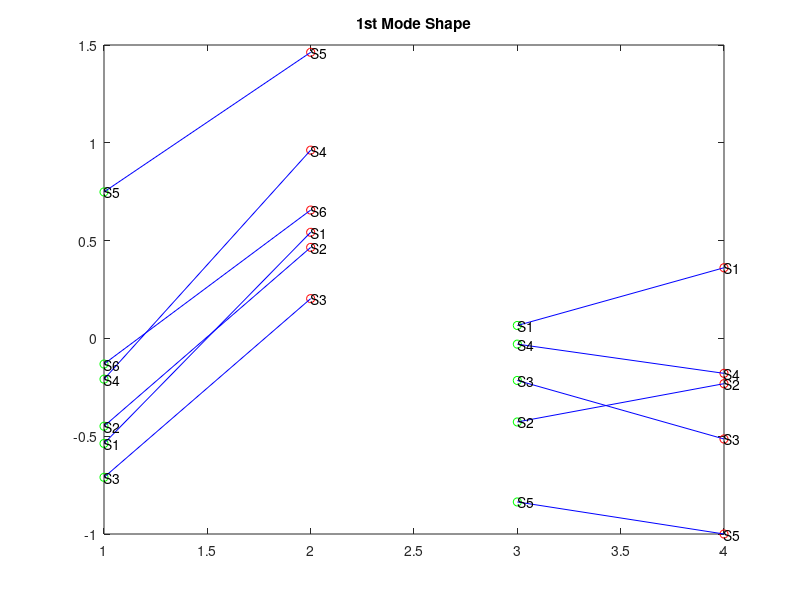
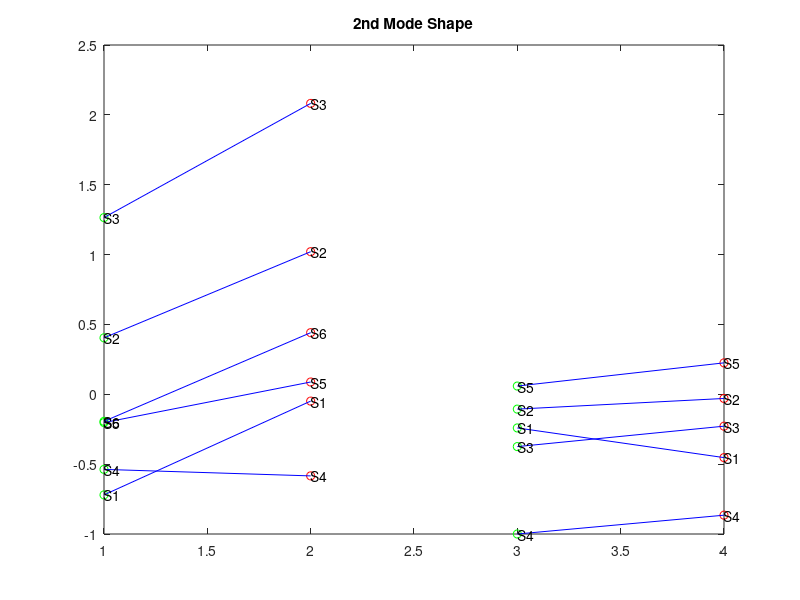
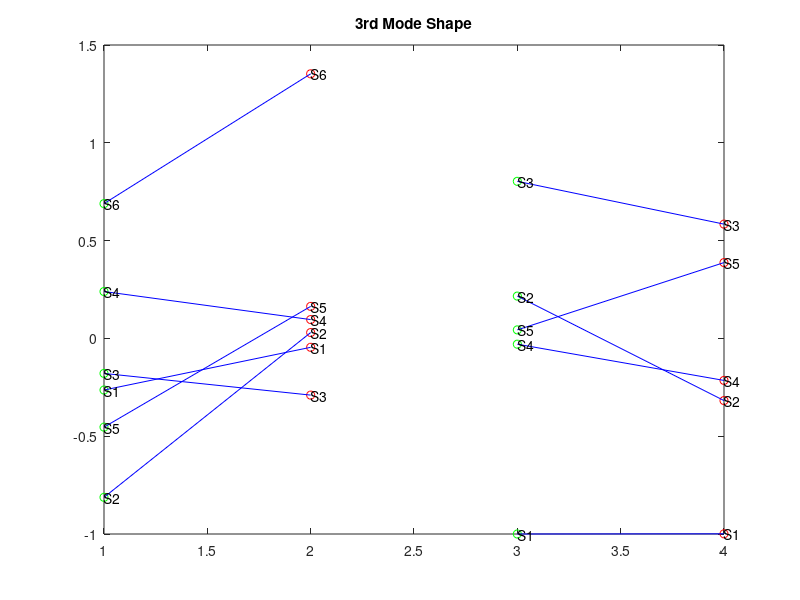
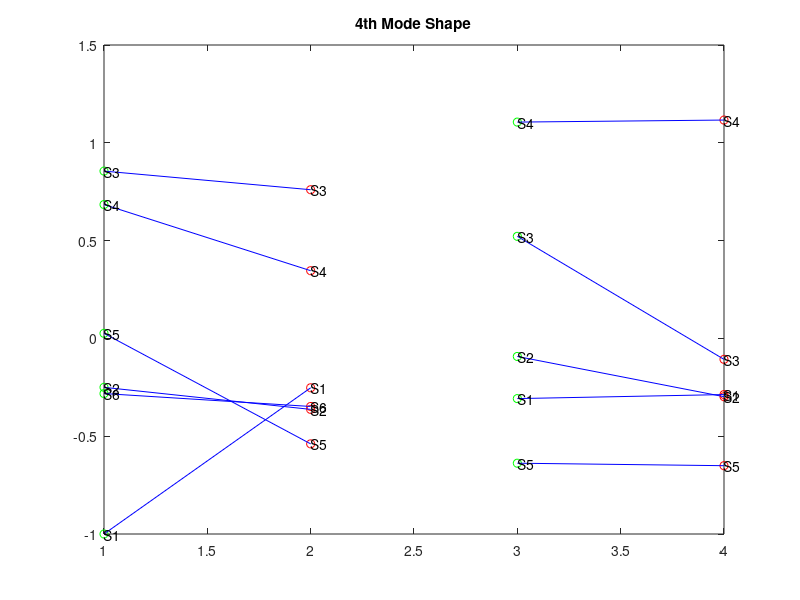

MATLAB code for these plots, in order:
function [a_g1,a_g2,a_g3,a_g4]=scores_clustering

Respath='C:\Users\matin\PHD\WORK\2ND YEAR\PCA_PIPELINE\Pipeline\PCA\OUTPUTS\';
cd(Respath);
load("PCA_results_MLvsOVX_Registered.mat")
Inputpath='C:\Users\matin\PHD\WORK\2ND YEAR\PCA_PIPELINE\Pipeline\PCA\MAIN\';
cd(Inputpath)
load("PCAinput_MLvsOVX.mat")

%% Normalize over the percentage explained
cum_var=cumsum(latent)/sum(latent);
Mvar(1)=cum_var(1);
for i=2:size(coeff,2)
        Mvar(i)=cum_var(i)-cum_var(i-1);
end
%score=-score./repmat(Mvar,[22,1]);
smax=max(score);
score=-score./smax;


a_g1=score(1:6,:);muA_g1=mean(a_g1);
a_g2=score(7:12,:);muA_g2=mean(a_g2);
a_g3=score(13:17,:);muA_g3=mean(a_g3);
a_g4=score(18:22,:);muA_g4=mean(a_g4);

g1=[1 1 1 1 1 1];
g2=[2 2 2 2 2 2];
g3=[3 3 3 3 3];
g4=[4 4 4 4 4];

[MaxCoef,Loc3D]=max(abs(coeff(:,1:7)));
plot_scores(a_g1,a_g2,a_g3,a_g4,g1,g2,g3,g4);

end

function plot_scores(a_g1,a_g2,a_g3,a_g4,g1,g2,g3,g4)
figure()
plot(g1,a_g1(:,1),'go');hold on;
plot(g2,a_g2(:,1),'ro');hold on;
plot(g3,a_g3(:,1),'go');hold on;
plot(g4,a_g4(:,1),'ro');hold on;
t1_2=[1 2];
a1m1t1_2=[a_g1(1,1) a_g2(1,1)];a1m2t1_2=[a_g1(2,1) a_g2(2,1)];a1m3t1_2=[a_g1(3,1) a_g2(3,1)];
a1m4t1_2=[a_g1(4,1) a_g2(4,1)];a1m5t1_2=[a_g1(5,1) a_g2(5,1)];a1m6t1_2=[a_g1(6,1) a_g2(6,1)];
plot(t1_2,a1m1t1_2,'b-');hold on;text(t1_2,a1m1t1_2,'S1');
plot(t1_2,a1m2t1_2,'b-');hold on;text(t1_2,a1m2t1_2,'S2');
plot(t1_2,a1m3t1_2,'b-');hold on;text(t1_2,a1m3t1_2,'S3');
plot(t1_2,a1m4t1_2,'b-');hold on;text(t1_2,a1m4t1_2,'S4');
plot(t1_2,a1m5t1_2,'b-');hold on;text(t1_2,a1m5t1_2,'S5');
plot(t1_2,a1m6t1_2,'b-');hold on;text(t1_2,a1m6t1_2,'S6');
t3_4=[3 4];
a1m1t3_4=[a_g3(1,1) a_g4(1,1)];a1m2t3_4=[a_g3(2,1) a_g4(2,1)];a1m3t3_4=[a_g3(3,1) a_g4(3,1)];
a1m4t3_4=[a_g3(4,1) a_g4(4,1)];a1m5t3_4=[a_g3(5,1) a_g4(5,1)];
plot(t3_4,a1m1t3_4,'b-');hold on;text(t3_4,a1m1t3_4,'S1');
plot(t3_4,a1m2t3_4,'b-');hold on;text(t3_4,a1m2t3_4,'S2');
plot(t3_4,a1m3t3_4,'b-');hold on;text(t3_4,a1m3t3_4,'S3');
plot(t3_4,a1m4t3_4,'b-');hold on;text(t3_4,a1m4t3_4,'S4');
plot(t3_4,a1m5t3_4,'b-');text(t3_4,a1m5t3_4,'S5');
title('1st Mode Shape')
figure()
plot(g1,a_g1(:,2),'go');hold on;
plot(g2,a_g2(:,2),'ro');hold on;
plot(g3,a_g3(:,2),'go');hold on;
plot(g4,a_g4(:,2),'ro');hold on;
t1_2=[1 2];
a2m1t1_2=[a_g1(1,2) a_g2(1,2)];a2m2t1_2=[a_g1(2,2) a_g2(2,2)];a2m3t1_2=[a_g1(3,2) a_g2(3,2)];
a2m4t1_2=[a_g1(4,2) a_g2(4,2)];a2m5t1_2=[a_g1(5,2) a_g2(5,2)];a2m6t1_2=[a_g1(6,2) a_g2(6,2)];
plot(t1_2,a2m1t1_2,'b-');hold on;text(t1_2,a2m1t1_2,'S1');
plot(t1_2,a2m2t1_2,'b-');hold on;text(t1_2,a2m2t1_2,'S2');
plot(t1_2,a2m3t1_2,'b-');hold on;text(t1_2,a2m3t1_2,'S3');
plot(t1_2,a2m4t1_2,'b-');hold on;text(t1_2,a2m4t1_2,'S4');
plot(t1_2,a2m5t1_2,'b-');hold on;text(t1_2,a2m5t1_2,'S5');
plot(t1_2,a2m6t1_2,'b-');hold on;text(t1_2,a2m6t1_2,'S6');
t3_4=[3 4];
a2m1t3_4=[a_g3(1,2) a_g4(1,2)];a2m2t3_4=[a_g3(2,2) a_g4(2,2)];a2m3t3_4=[a_g3(3,2) a_g4(3,2)];
a2m4t3_4=[a_g3(4,2) a_g4(4,2)];a2m5t3_4=[a_g3(5,2) a_g4(5,2)];
plot(t3_4,a2m1t3_4,'b-');hold on;text(t3_4,a2m1t3_4,'S1');
plot(t3_4,a2m2t3_4,'b-');hold on;text(t3_4,a2m2t3_4,'S2');
plot(t3_4,a2m3t3_4,'b-');hold on;text(t3_4,a2m3t3_4,'S3');
plot(t3_4,a2m4t3_4,'b-');hold on;text(t3_4,a2m4t3_4,'S4');
plot(t3_4,a2m5t3_4,'b-');text(t3_4,a2m5t3_4,'S5');
title('2nd Mode Shape')
figure()
plot(g1,a_g1(:,3),'go');hold on;
plot(g2,a_g2(:,3),'ro');hold on;
plot(g3,a_g3(:,3),'go');hold on;
plot(g4,a_g4(:,3),'ro');
t1_2=[1 2];
a3m1t1_2=[a_g1(1,3) a_g2(1,3)];a3m2t1_2=[a_g1(2,3) a_g2(2,3)];a3m3t1_2=[a_g1(3,3) a_g2(3,3)];
a3m4t1_2=[a_g1(4,3) a_g2(4,3)];a3m5t1_2=[a_g1(5,3) a_g2(5,3)];a3m6t1_2=[a_g1(6,3) a_g2(6,3)];
plot(t1_2,a3m1t1_2,'b-');hold on;text(t1_2,a3m1t1_2,'S1');
plot(t1_2,a3m2t1_2,'b-');hold on;text(t1_2,a3m2t1_2,'S2');
plot(t1_2,a3m3t1_2,'b-');hold on;text(t1_2,a3m3t1_2,'S3');
plot(t1_2,a3m4t1_2,'b-');hold on;text(t1_2,a3m4t1_2,'S4');
plot(t1_2,a3m5t1_2,'b-');hold on;text(t1_2,a3m5t1_2,'S5');
plot(t1_2,a3m6t1_2,'b-');hold on;text(t1_2,a3m6t1_2,'S6');
t3_4=[3 4];
a3m1t3_4=[a_g3(1,3) a_g4(1,3)];a3m2t3_4=[a_g3(2,3) a_g4(2,3)];a3m3t3_4=[a_g3(3,3) a_g4(3,3)];
a3m4t3_4=[a_g3(4,3) a_g4(4,3)];a3m5t3_4=[a_g3(5,3) a_g4(5,3)];
plot(t3_4,a3m1t3_4,'b-');hold on;text(t3_4,a3m1t3_4,'S1');
plot(t3_4,a3m2t3_4,'b-');hold on;text(t3_4,a3m2t3_4,'S2');
plot(t3_4,a3m3t3_4,'b-');hold on;text(t3_4,a3m3t3_4,'S3');
plot(t3_4,a3m4t3_4,'b-');hold on;text(t3_4,a3m4t3_4,'S4');
plot(t3_4,a3m5t3_4,'b-');text(t3_4,a3m5t3_4,'S5');
title('3rd Mode Shape')
figure()
plot(g1,a_g1(:,4),'go');hold on;
plot(g2,a_g2(:,4),'ro');hold on;
plot(g3,a_g3(:,4),'go');hold on;
plot(g4,a_g4(:,4),'ro');
t1_2=[1 2];
a4m1t1_2=[a_g1(1,4) a_g2(1,4)];a4m2t1_2=[a_g1(2,4) a_g2(2,4)];a4m3t1_2=[a_g1(3,4) a_g2(3,4)];
a4m4t1_2=[a_g1(4,4) a_g2(4,4)];a4m5t1_2=[a_g1(5,4) a_g2(5,4)];a4m6t1_2=[a_g1(6,4) a_g2(6,4)];
plot(t1_2,a4m1t1_2,'b-');hold on;text(t1_2,a4m1t1_2,'S1');
plot(t1_2,a4m2t1_2,'b-');hold on;text(t1_2,a4m2t1_2,'S2');
plot(t1_2,a4m3t1_2,'b-');hold on;text(t1_2,a4m3t1_2,'S3');
plot(t1_2,a4m4t1_2,'b-');hold on;text(t1_2,a4m4t1_2,'S4');
plot(t1_2,a4m5t1_2,'b-');hold on;text(t1_2,a4m5t1_2,'S5');
plot(t1_2,a4m6t1_2,'b-');hold on;text(t1_2,a4m6t1_2,'S6');
t3_4=[3 4];
a4m1t3_4=[a_g3(1,4) a_g4(1,4)];a4m2t3_4=[a_g3(2,4) a_g4(2,4)];a4m3t3_4=[a_g3(3,4) a_g4(3,4)];
a4m4t3_4=[a_g3(4,4) a_g4(4,4)];a4m5t3_4=[a_g3(5,4) a_g4(5,4)];
plot(t3_4,a4m1t3_4,'b-');hold on;text(t3_4,a4m1t3_4,'S1');
plot(t3_4,a4m2t3_4,'b-');hold on;text(t3_4,a4m2t3_4,'S2');
plot(t3_4,a4m3t3_4,'b-');hold on;text(t3_4,a4m3t3_4,'S3');
plot(t3_4,a4m4t3_4,'b-');hold on;text(t3_4,a4m4t3_4,'S4');
plot(t3_4,a4m5t3_4,'b-');text(t3_4,a4m5t3_4,'S5');
title('4th Mode Shape')
figure()
plot(g1,a_g1(:,5),'go');hold on;
plot(g2,a_g2(:,5),'ro');hold on;
plot(g3,a_g3(:,5),'go');hold on;
plot(g4,a_g4(:,5),'ro');
t1_2=[1 2];
a5m1t1_2=[a_g1(1,5) a_g2(1,5)];a5m2t1_2=[a_g1(2,5) a_g2(2,5)];a5m3t1_2=[a_g1(3,5) a_g2(3,5)];
a5m4t1_2=[a_g1(4,5) a_g2(4,5)];a5m5t1_2=[a_g1(5,5) a_g2(5,5)];a5m6t1_2=[a_g1(6,5) a_g2(6,5)];
plot(t1_2,a5m1t1_2,'b-');hold on;text(t1_2,a5m1t1_2,'S1');
plot(t1_2,a5m2t1_2,'b-');hold on;text(t1_2,a5m2t1_2,'S2');
plot(t1_2,a5m3t1_2,'b-');hold on;text(t1_2,a5m3t1_2,'S3');
plot(t1_2,a5m4t1_2,'b-');hold on;text(t1_2,a5m4t1_2,'S4');
plot(t1_2,a5m5t1_2,'b-');hold on;text(t1_2,a5m5t1_2,'S5');
plot(t1_2,a5m6t1_2,'b-');hold on;text(t1_2,a5m6t1_2,'S6');
t3_4=[3 4];
a5m1t3_4=[a_g3(1,5) a_g4(1,5)];a5m2t3_4=[a_g3(2,5) a_g4(2,5)];a5m3t3_4=[a_g3(3,5) a_g4(3,5)];
a5m4t3_4=[a_g3(4,5) a_g4(4,5)];a5m5t3_4=[a_g3(5,5) a_g4(5,5)];
plot(t3_4,a5m1t3_4,'b-');hold on;text(t3_4,a5m1t3_4,'S1');
plot(t3_4,a5m2t3_4,'b-');hold on;text(t3_4,a5m2t3_4,'S2');
plot(t3_4,a5m3t3_4,'b-');hold on;text(t3_4,a5m3t3_4,'S3');
plot(t3_4,a5m4t3_4,'b-');hold on;text(t3_4,a5m4t3_4,'S4');
plot(t3_4,a5m5t3_4,'b-');text(t3_4,a5m5t3_4,'S5');
title('5th Mode Shape')
figure()
plot(g1,a_g1(:,6),'go');hold on;
plot(g2,a_g2(:,6),'ro');hold on;
plot(g3,a_g3(:,6),'go');hold on;
plot(g4,a_g4(:,6),'ro');
t1_2=[1 2];
a6m1t1_2=[a_g1(1,6) a_g2(1,6)];a6m2t1_2=[a_g1(2,6) a_g2(2,6)];a6m3t1_2=[a_g1(3,6) a_g2(3,6)];
a6m4t1_2=[a_g1(4,6) a_g2(4,6)];a6m5t1_2=[a_g1(5,6) a_g2(5,6)];a6m6t1_2=[a_g1(6,6) a_g2(6,6)];
plot(t1_2,a6m1t1_2,'b-');hold on;text(t1_2,a6m1t1_2,'S1');
plot(t1_2,a6m2t1_2,'b-');hold on;text(t1_2,a6m2t1_2,'S2');
plot(t1_2,a6m3t1_2,'b-');hold on;text(t1_2,a6m3t1_2,'S3');
plot(t1_2,a6m4t1_2,'b-');hold on;text(t1_2,a6m4t1_2,'S4');
plot(t1_2,a6m5t1_2,'b-');hold on;text(t1_2,a6m5t1_2,'S5');
plot(t1_2,a6m6t1_2,'b-');hold on;text(t1_2,a6m6t1_2,'S6');
t3_4=[3 4];
a6m1t3_4=[a_g3(1,6) a_g4(1,6)];a6m2t3_4=[a_g3(2,6) a_g4(2,6)];a6m3t3_4=[a_g3(3,6) a_g4(3,6)];
a6m4t3_4=[a_g3(4,6) a_g4(4,6)];a6m5t3_4=[a_g3(5,6) a_g4(5,6)];
plot(t3_4,a6m1t3_4,'b-');hold on;text(t3_4,a6m1t3_4,'S1');
plot(t3_4,a6m2t3_4,'b-');hold on;text(t3_4,a6m2t3_4,'S2');
plot(t3_4,a6m3t3_4,'b-');hold on;text(t3_4,a6m3t3_4,'S3');
plot(t3_4,a6m4t3_4,'b-');hold on;text(t3_4,a6m4t3_4,'S4');
plot(t3_4,a6m5t3_4,'b-');text(t3_4,a6m5t3_4,'S5');
title('6th Mode Shape')
figure()
plot(g1,a_g1(:,7),'go');hold on;
plot(g2,a_g2(:,7),'ro');hold on;
plot(g3,a_g3(:,7),'go');hold on;
plot(g4,a_g4(:,7),'ro');
t1_2=[1 2];
a7m1t1_2=[a_g1(1,7) a_g2(1,7)];a7m2t1_2=[a_g1(2,7) a_g2(2,7)];a7m3t1_2=[a_g1(3,7) a_g2(3,7)];
a7m4t1_2=[a_g1(4,7) a_g2(4,7)];a7m5t1_2=[a_g1(5,7) a_g2(5,7)];a7m6t1_2=[a_g1(6,7) a_g2(6,7)];
plot(t1_2,a7m1t1_2,'b-');hold on;text(t1_2,a7m1t1_2,'S1');
plot(t1_2,a7m2t1_2,'b-');hold on;text(t1_2,a7m2t1_2,'S2');
plot(t1_2,a7m3t1_2,'b-');hold on;text(t1_2,a7m3t1_2,'S3');
plot(t1_2,a7m4t1_2,'b-');hold on;text(t1_2,a7m4t1_2,'S4');
plot(t1_2,a7m5t1_2,'b-');hold on;text(t1_2,a7m5t1_2,'S5');
plot(t1_2,a7m6t1_2,'b-');hold on;text(t1_2,a7m6t1_2,'S6');
t3_4=[3 4];
a7m1t3_4=[a_g3(1,7) a_g4(1,7)];a7m2t3_4=[a_g3(2,7) a_g4(2,7)];a7m3t3_4=[a_g3(3,7) a_g4(3,7)];
a7m4t3_4=[a_g3(4,7) a_g4(4,7)];a7m5t3_4=[a_g3(5,7) a_g4(5,7)];
plot(t3_4,a7m1t3_4,'b-');hold on;text(t3_4,a7m1t3_4,'S1');
plot(t3_4,a7m2t3_4,'b-');hold on;text(t3_4,a7m2t3_4,'S2');
plot(t3_4,a7m3t3_4,'b-');hold on;text(t3_4,a7m3t3_4,'S3');
plot(t3_4,a7m4t3_4,'b-');hold on;text(t3_4,a7m4t3_4,'S4');
plot(t3_4,a7m5t3_4,'b-');text(t3_4,a7m5t3_4,'S5');
title('7th Mode Shape')
% figure();
% plot3(a_g1(:,1),a_g1(:,2),a_g1(:,4),'ro');hold on;
% plot3(a_g2(:,1),a_g2(:,2),a_g2(:,4),'go');hold on;
% plot3(a_g3(:,1),a_g3(:,2),a_g3(:,4),'bo');hold on;
% plot3(a_g4(:,1),a_g4(:,2),a_g4(:,4),'ko');
% xlabel('mode 1');
% ylabel('mode 2');
end
